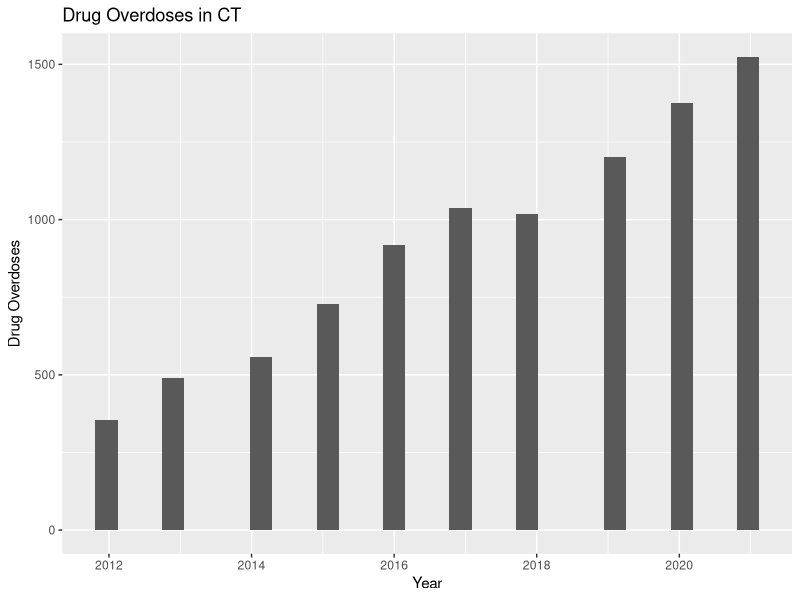

The R script that drew this image:
## ---- chunk 1
adrd <- read.csv("Accidental_Drug_Related_Deaths_2012-2021.csv")
## ---- chunk 2
library(lubridate)
dates <- mdy(adrd$Date)
year <- year(dates)
month <- month(dates)

adrd$year <- year
adrd$month <- month
head(adrd)
## ---- chunk 3
library(ggplot2)

ggplot(adrd, aes(x=year)) + geom_histogram() + labs(title = "Drug Overdoses in CT", x = "Year", y = "Drug Overdoses")
